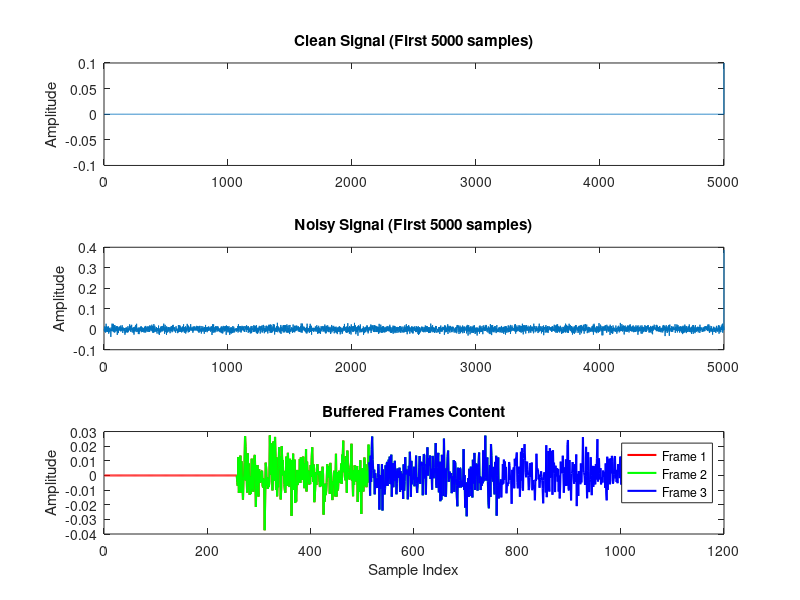

Reproduce this figure in MATLAB.
%% Debug what's happening in quiet frames
function debugQuietFrames()
    clc; clearvars;
    
    % Recreate your test signal
    N = 512; overlap = 256;
    T = 30000;
    
    % Create signal with clear quiet start (like your plot)
    x_clean = zeros(1, T);
    x_clean(5000:25000) = 0.5*cos((1:20001)*pi/4) + sin((1:20001)*pi/100);
    
    noise_mag = 0.01;
    rng(42);
    x_noisy = x_clean + noise_mag * randn(size(x_clean));
    
    fprintf('=== DEBUGGING QUIET FRAME PROCESSING ===\n');
    
    % Buffer the signal (same as your code)
    y = buffer(x_noisy, N, overlap);
    [N_samps, N_frames] = size(y);
    y_w = repmat(hanning(N), 1, N_frames) .* y;
    
    % Analyze first few frames (should be quiet)
    fprintf('Frame Analysis:\n');
    for frame_no = 1:min(5, N_frames-2)
        frame_data = y(:, frame_no);
        windowed_data = y_w(:, frame_no);
        
        % Check frame content
        frame_rms = rms(frame_data);
        windowed_rms = rms(windowed_data);
        
        % What does your Wiener filter see?
        Y_w = fft(windowed_data);
        S_Y = abs(Y_w).^2;
        avg_S_Y = mean(S_Y);
        
        % Generate noise estimate (your method)
        noise_frame = noise_mag * randn(N, 1);
        windowed_noise = hanning(N) .* noise_frame;
        windowed_noise_fft = fft(windowed_noise);
        S_N = abs(windowed_noise_fft).^2;
        avg_S_N = mean(S_N);
        
        % Calculate Wiener gain
        S_X = max(0, S_Y - S_N);
        G = S_X ./ (S_X + S_N);
        avg_gain = mean(G);
        
        fprintf('Frame %d:\n', frame_no);
        fprintf('  Sample range: %d-%d\n', (frame_no-1)*overlap+1, (frame_no-1)*overlap+N);
        fprintf('  Frame RMS: %.6f\n', frame_rms);
        fprintf('  Windowed RMS: %.6f\n', windowed_rms);
        fprintf('  Avg S_Y: %.6f\n', avg_S_Y);
        fprintf('  Avg S_N: %.6f\n', avg_S_N);
        fprintf('  Avg Wiener gain: %.6f\n', avg_gain);
        
        % Check if frame is actually quiet
        if frame_rms < 2 * noise_mag
            fprintf('  Status: Should be QUIET\n');
        else
            fprintf('  Status: Contains SIGNAL\n');
        end
        fprintf('\n');
    end
    
    % Check what pure noise looks like
    fprintf('=== PURE NOISE REFERENCE ===\n');
    pure_noise = noise_mag * randn(N, 1);
    pure_windowed = hanning(N) .* pure_noise;
    pure_Y = fft(pure_windowed);
    pure_S_Y = abs(pure_Y).^2;
    pure_avg_S_Y = mean(pure_S_Y);
    
    fprintf('Pure noise avg S_Y: %.6f\n', pure_avg_S_Y);
    fprintf('Your frames avg S_Y: %.6f (first frame)\n', avg_S_Y);
    fprintf('Ratio: %.2f\n', avg_S_Y / pure_avg_S_Y);
    
    if avg_S_Y > 2 * pure_avg_S_Y
        fprintf('❌ PROBLEM: Your "quiet" frames have too much power!\n');
        fprintf('   This suggests they contain signal content, not just noise.\n');
    else
        fprintf('✅ Frames appear to be mostly noise\n');
    end
    
    % Test the fix: skip problematic first frames
    fprintf('\n=== SUGGESTED FIX ===\n');
    fprintf('Try starting processing from frame 3 or 4 instead of frame 1\n');
    fprintf('This avoids buffer padding artifacts.\n');
    
    % Visualize the issue
    figure;
    subplot(3,1,1);
    plot(x_clean(1:5000)); title('Clean Signal (First 5000 samples)');
    ylabel('Amplitude'); ylim([-0.1 0.1]);
    
    subplot(3,1,2);
    plot(x_noisy(1:5000)); title('Noisy Signal (First 5000 samples)');
    ylabel('Amplitude');
    
    subplot(3,1,3);
    % Show what's in the first few frames
    frame1_indices = 1:N;
    frame2_indices = overlap+1:overlap+N;
    frame3_indices = 2*overlap+1:2*overlap+N;
    
    plot(frame1_indices, y(:,1), 'r-', 'LineWidth', 1.5); hold on;
    plot(frame2_indices, y(:,2), 'g-', 'LineWidth', 1.5);
    plot(frame3_indices, y(:,3), 'b-', 'LineWidth', 1.5);
    title('Buffered Frames Content');
    legend('Frame 1', 'Frame 2', 'Frame 3');
    ylabel('Amplitude'); xlabel('Sample Index');
end

%% Test improved Wiener filter that skips problematic frames
function y_hat = framewiseWienerImproved(y_in, N, overlap, noise_mag)
    % Improved version that handles edge effects better
    
    y_hat = zeros(size(y_in));
    y = buffer(y_in, N, overlap);
    [N_samps, N_frames] = size(y);
    y_w = repmat(hanning(N), 1, N_frames) .* y;
    
    % Skip first few frames to avoid buffer padding issues
    start_frame = 3;  % Start from frame 3
    
    for frame_no = start_frame:N_frames-2
        Y_w = fft(y_w(:, frame_no));
        
        % Your existing Wiener filter
        noise_frame = noise_mag * randn(N, 1);
        windowed_noise = hanning(N) .* noise_frame;
        windowed_noise_fft = fft(windowed_noise);
        S_N = abs(windowed_noise_fft).^2;
        
        S_Y = abs(Y_w).^2;
        S_X = max(0, S_Y - S_N);
        G = S_X ./ (S_X + S_N);
        
        % Apply minimum gain threshold for quiet sections
        min_gain = 0.01;  % Prevent complete suppression
        G = max(min_gain, G);
        
        Y_hat_w = G .* Y_w;
        Y_hat_w(N:-1:N/2+2) = conj(Y_hat_w(2:N/2));
        y_hat_w = real(ifft(Y_hat_w));
        
        start_idx = (frame_no-1)*overlap + 1;
        end_idx = start_idx + N - 1;
        if end_idx <= length(y_hat)
            y_hat(start_idx:end_idx) = y_hat(start_idx:end_idx) + y_hat_w';
        end
    end
end

% Run the debug
debugQuietFrames();